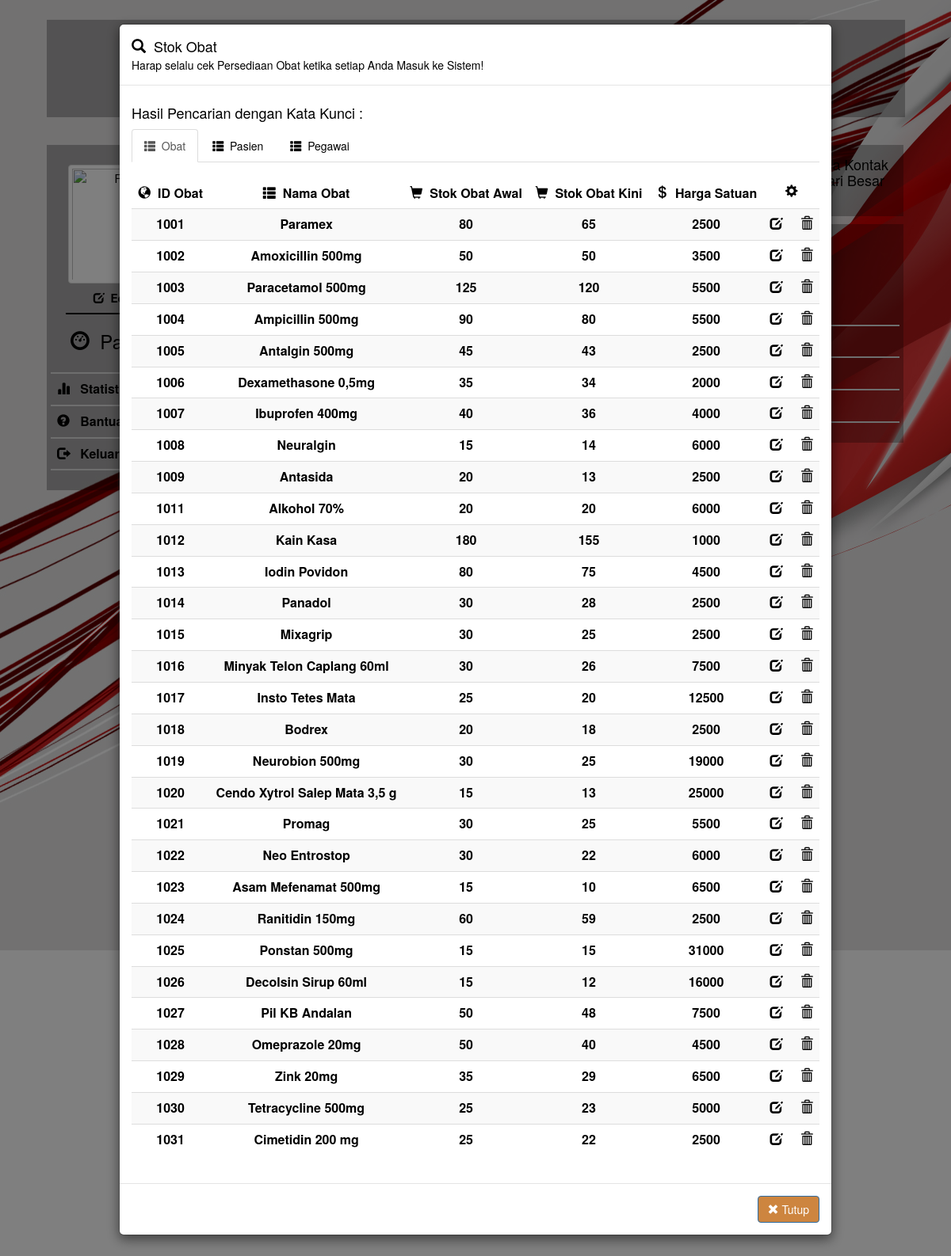
/Pegawai/Admin/PencarianNama.php (signed in), run on the app's committed database.
### tables this page shows
CREATE TABLE `obat` (
  `id_obat` int(11) NOT NULL,
  `nama_obat` text NOT NULL,
  `j_obat` text NOT NULL,
  `stok_obat_awal` int(11) NOT NULL,
  `stok_obat_kini` int(11) NOT NULL,
  `hrg_obat` text NOT NULL
);

### Pegawai/Admin/PencarianNama.php (the view, shortened to what this page needs)
<html>
<head>
  <link rel="stylesheet" href="../../Scripts/Bootstrap/css/bootstrap.min.css">
  <link rel="stylesheet" href="../../Scripts/Validator/css/formValidation.css"/>
  <link rel="stylesheet" href="../../Scripts/FakeLoader/fakeLoader.css">
</head>
<body>
<div class="modal fade" id="ppAwal" tabindex="-1" role="dialog" data-keyboard="false" data-backdrop="static" aria-hidden="true">
	<div class="modal-dialog modal-lg">
		<div class="modal-content">
			<div class="modal-header">
				<h4 class="modal-title"><span class="glyphicon glyphicon-search"></span>&nbsp Stok Obat</h4>
				<div align="left">Harap selalu cek Persediaan Obat ketika setiap Anda Masuk ke Sistem!</div>
			</div>
		<?php
		$Nama = $_POST['nm_cari'];
		?>
			<div class="modal-body" >
				<h4>Hasil Pencarian dengan Kata Kunci : <?php echo $Nama;?></h4>
				<div role="tabpanel">
					<ul class="nav nav-tabs" role="tablist" id="StokObat">
						<li role="presentation" class="active"><a href="#TabCariObat" role="tab" data-toggle="tab"><span class="glyphicon glyphicon-th-list"></span>&nbsp Obat</a></li>
						<li role="presentation"><a href="#TabCariPasien" role="tab" data-toggle="tab"><span class="glyphicon glyphicon-th-list"></span>&nbsp Pasien</a></li>
						<li role="presentation"><a href="#TabCariPegawai" aria-controls="home" role="tab" data-toggle="tab"><span class="glyphicon glyphicon-th-list"></span>&nbsp Pegawai</a></li>
					</ul>
						<div class="tab-content">
							<div role="tabpanel" class="tab-pane fade in active" id="TabCariObat">
								<table class="table table-striped">
									<thead>
										<tr>
											<td><strong><div align="center"><span class="glyphicon glyphicon-globe"></span>&nbsp ID Obat</div></strong></td>
											<td><strong><div align="center"><span class="glyphicon glyphicon-th-list"></span>&nbsp Nama Obat</span></div></strong></td>
											<td><strong><div align="center"><span class="glyphicon glyphicon-shopping-cart"></span>&nbsp Stok Obat Awal</span></div></strong></td>
											<td><strong><div align="center"><span class="glyphicon glyphicon-shopping-cart"></span>&nbsp Stok Obat Kini</span></div></strong></td>
											<td><strong><div align="center"><span class="glyphicon glyphicon-usd"></span>&nbsp Harga Satuan</div></strong></td>
											<td><strong><div align="center"><span class="glyphicon glyphicon-cog"></span></div></strong></td>
										</tr>
									</thead>
								<?php
									$tampil="SELECT * FROM `obat` WHERE nama_obat LIKE '%$Nama%' ORDER BY `id_obat` ASC";
									$qryTampil=mysql_query($tampil);
									while ($dataTampil=mysql_fetch_array($qryTampil)) {
								?>
										<tr>
											<td><div align="center"><strong><?php echo $dataTampil['id_obat'] ; ?></strong></div></td>
											<td><div align="center"><strong><?php echo $dataTampil['nama_obat'] ; ?></strong></div></td>
											<td><div align="center"><strong><?php echo $dataTampil['stok_obat_awal'] ; ?></strong></div></td>
											<td><div align="center"><strong><?php echo $dataTampil['stok_obat_kini'] ; ?></strong></div></td>
											<td><div align="center"><strong><?php echo $dataTampil['hrg_obat'] ; ?></strong></div></td>
											<td><div align="center"><strong>
											<a href="EditStokObat.php?id_obat=<?php echo $dataTampil['id_obat'] ; ?>">
											<span data-toggle="intip" title="Tambah Stok Obat" class="glyphicon glyphicon-edit"></span></a>
											<a href="cekHapusObat.php?id_obat=<?php echo $dataTampil['id_obat'] ; ?>">
											<span data-toggle="intip" title="Hapus Obat" class="glyphicon glyphicon-trash"></span></a>
											</strong></div></td>
										</tr>
								<?php } ?>
								</table>
							</div>
						</div>
				</div>
			</div>
			<div class="modal-footer">
				<button type="button" class="btn btn-primary" data-dismiss="modal" onClick="location.href='../Admin'"><span class="glyphicon glyphicon-remove"></span> Tutup</button>
			</div>
		</div>
	</div>
</div>
<div class="container">
	<div class="hero-unit">
		<h3><center><img src="../../Images/logo.jpg" class="img-thumbnail" alt="Logo" width="70" height="90">&nbsp &nbsp &nbsp Aplikasi SIA Puskesmas</center></h3>
	</div>
<div class="row">
	<div class="col-md-3">
		<div class="kolom"><br>
			<center><img src="../../Images/Gambar.php?id_pegawai=<?php echo $_SESSION['idpgw']?>" class="img-thumbnail" alt="FotoProfil" width="150" height="150"></center>
			<center><h5><b><strong><a href="#ppEditAkun" style="text-decoration:none" data-toggle="modal" data-target="#ppEditAkun"><span class="glyphicon glyphicon-edit"></span>&nbsp Edit Akun </a></strong></b></h5></center>
			<center><h3><span class="glyphicon glyphicon-dashboard"></span>&nbsp Panel Info</h3></center>
				<table class="table">
					<thead>
						<tr><th></th></tr>
						<tr><th><a style="text-decoration:none" ><span class="glyphicon glyphicon-stats"></span> &nbsp Statistik Pasien</a></th></tr>
						<tr><th><a style="text-decoration:none" ><span class="glyphicon glyphicon-question-sign"></span> &nbsp Bantuan</a></th></tr>
						<tr><th><a href="../../Keluar.php" style="text-decoration:none"><span class="glyphicon glyphicon-log-out"></span> &nbsp Keluar</a></th></tr>
					</thead>
				</table>
		</div>
	</div>
	<div class="col-md-9">
		<div class="headisi">
			<center><h4><marquee behavior="scroll" direction="left" scrollamount="3" scrolldelay="20" width="80%">
			<span>./Selamat Datang di Pelayanan SIA Puskesmas Kami, Untuk Informasi lebih lanjut bisa Kontak Resepsionis (Rawat Jalan: 08.00 - 15.00 Senin s/d Sabtu. | 08.00-12.00 Minggu. | Hari Besar Tutup.) </span>
			</marquee></h4></center>
		</div>
		<?php
			$sqlTampil="select * from pegawai Where id_pegawai='$_SESSION[idpgw]'";
			$qryTampil=mysql_query($sqlTampil);
			$dataTampil=mysql_fetch_array($qryTampil);
		?>
		<div class="isi">
			<h5><b><?php echo "<p>Selamat Datang, ".$_SESSION['level']." (".$dataTampil['nm_pegawai'].")</p>";?></b></h5>
			<h5><b><?php date_default_timezone_set("Asia/Jakarta"); echo "Tanggal : " . date('d-m-Y')."</br>Pukul : " . date('H:i:s');?></b></h5>
			<center><h4><b>Informasi Akun</b><h4></center>
				<table class="table">
					<thead>
						<tr><th></th></tr>
						<tr><th><a href="../../Pasien" style="text-decoration:none">Info Akun</a></th></tr>
						<tr><th><a href="../../Pasien" style="text-decoration:none">Edit Akun</a></th></tr>
						<tr><th><a href="../../Pasien" style="text-decoration:none">Info Pembayaran</a></th></tr>
					</thead>
				</table>
		</div>
	</div>
</div>
</div>
</body>
</html>

### Pegawai/Admin/PencarianNama.php (style rules this page uses)
body { background:url('../../Images/bg.jpg') no-repeat fixed top center; }
a { color:#000000 }
p { color:#000000 }
div { color:#000000 }
.hero-unit { background:url('../../Images/bg-transparent.png') repeat top center; margin:25px auto; padding:5px; width:95%; }
.kolom { background:url('../../Images/bg-transparent.png') repeat top center; margin:10px auto; padding:5px; width:78%; }
.headisi { background:url('../../Images/bg-transparent.png') repeat top center; margin:10px auto; padding:5px; width:93%; }
.isi { background:url('../../Images/bg-transparent.png') repeat top center; margin:10px auto; padding:5px; width:93%; }
.tab-content { margin-top: 20px; }

### data on the page
obat: id_obat "1001", nama_obat "Paramex", stok_obat_awal "80", stok_obat_kini "65", hrg_obat "2500"
obat: id_obat "1002", nama_obat "Amoxicillin 500mg", stok_obat_awal "50", stok_obat_kini "50", hrg_obat "3500"
obat: id_obat "1003", nama_obat "Paracetamol 500mg", stok_obat_awal "125", stok_obat_kini "120", hrg_obat "5500"
obat: id_obat "1004", nama_obat "Ampicillin 500mg", stok_obat_awal "90", stok_obat_kini "80", hrg_obat "5500"
obat: id_obat "1005", nama_obat "Antalgin 500mg", stok_obat_awal "45", stok_obat_kini "43", hrg_obat "2500"
obat: id_obat "1006", nama_obat "Dexamethasone 0,5mg", stok_obat_awal "35", stok_obat_kini "34", hrg_obat "2000"
obat: id_obat "1007", nama_obat "Ibuprofen 400mg", stok_obat_awal "40", stok_obat_kini "36", hrg_obat "4000"
obat: id_obat "1008", nama_obat "Neuralgin", stok_obat_awal "15", stok_obat_kini "14", hrg_obat "6000"
obat: id_obat "1009", nama_obat "Antasida", stok_obat_awal "20", stok_obat_kini "13", hrg_obat "2500"
obat: id_obat "1011", nama_obat "Alkohol 70%", stok_obat_awal "20", stok_obat_kini "20", hrg_obat "6000"
obat: id_obat "1012", nama_obat "Kain Kasa", stok_obat_awal "180", stok_obat_kini "155", hrg_obat "1000"
obat: id_obat "1013", nama_obat "Iodin Povidon", stok_obat_awal "80", stok_obat_kini "75", hrg_obat "4500"
obat: id_obat "1014", nama_obat "Panadol", stok_obat_awal "30", stok_obat_kini "28", hrg_obat "2500"
obat: id_obat "1015", nama_obat "Mixagrip", stok_obat_awal "30", stok_obat_kini "25", hrg_obat "2500"
obat: id_obat "1016", nama_obat "Minyak Telon Caplang 60ml", stok_obat_awal "30", stok_obat_kini "26", hrg_obat "7500"
obat: id_obat "1017", nama_obat "Insto Tetes Mata", stok_obat_awal "25", stok_obat_kini "20", hrg_obat "12500"
obat: id_obat "1018", nama_obat "Bodrex", stok_obat_awal "20", stok_obat_kini "18", hrg_obat "2500"
obat: id_obat "1019", nama_obat "Neurobion 500mg", stok_obat_awal "30", stok_obat_kini "25", hrg_obat "19000"
obat: id_obat "1020", nama_obat "Cendo Xytrol Salep Mata 3,5 g", stok_obat_awal "15", stok_obat_kini "13", hrg_obat "25000"
obat: id_obat "1021", nama_obat "Promag", stok_obat_awal "30", stok_obat_kini "25", hrg_obat "5500"
obat: id_obat "1022", nama_obat "Neo Entrostop", stok_obat_awal "30", stok_obat_kini "22", hrg_obat "6000"
obat: id_obat "1023", nama_obat "Asam Mefenamat 500mg", stok_obat_awal "15", stok_obat_kini "10", hrg_obat "6500"
obat: id_obat "1024", nama_obat "Ranitidin 150mg", stok_obat_awal "60", stok_obat_kini "59", hrg_obat "2500"
obat: id_obat "1025", nama_obat "Ponstan 500mg", stok_obat_awal "15", stok_obat_kini "15", hrg_obat "31000"
obat: id_obat "1026", nama_obat "Decolsin Sirup 60ml", stok_obat_awal "15", stok_obat_kini "12", hrg_obat "16000"
obat: id_obat "1027", nama_obat "Pil KB Andalan", stok_obat_awal "50", stok_obat_kini "48", hrg_obat "7500"
obat: id_obat "1028", nama_obat "Omeprazole 20mg", stok_obat_awal "50", stok_obat_kini "40", hrg_obat "4500"
obat: id_obat "1029", nama_obat "Zink 20mg", stok_obat_awal "35", stok_obat_kini "29", hrg_obat "6500"
obat: id_obat "1030", nama_obat "Tetracycline 500mg", stok_obat_awal "25", stok_obat_kini "23", hrg_obat "5000"
obat: id_obat "1031", nama_obat "Cimetidin 200 mg", stok_obat_awal "25", stok_obat_kini "22", hrg_obat "2500"
